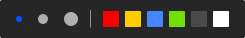
<?xml version="1.0" encoding="UTF-8"?>
<ui version="4.0">
 <class>ColorToolbarWidget</class>
 <widget class="QWidget" name="ColorToolbarWidget">
  <property name="geometry">
   <rect>
    <x>0</x>
    <y>0</y>
    <width>245</width>
    <height>38</height>
   </rect>
  </property>
  <property name="maximumSize">
   <size>
    <width>514</width>
    <height>16777215</height>
   </size>
  </property>
  <property name="windowTitle">
   <string>Form</string>
  </property>
  <property name="styleSheet">
   <string notr="true">QFrame#frame{	
	border-radius: 2px;
	background-color: rgba(0, 0, 0, 214);
}
QPushButton#pushButtonSmall {
    background-color: rgba(176, 176, 176, 1);
    border-radius: 3px;
}
QPushButton#pushButtonSmall:hover {
}
QPushButton#pushButtonSmall:checked {
    background-color:rgba(0, 89, 255, 1);
}

QPushButton#pushButtonMiddle{
    background-color: rgba(176, 176, 176, 1);
    border-radius: 5px;
}
QPushButton#pushButtonMiddle:hover {
}
QPushButton#pushButtonMiddle:checked {
    background-color:rgba(0, 89, 255, 1);
}

QPushButton#pushButtonLarge {
    background-color: rgba(176, 176, 176, 1);
    border-radius: 7px;
}
QPushButton#pushButtonLarge:hover {
}
QPushButton#pushButtonLarge:checked {
    background-color:rgba(0, 89, 255, 1);
}

QPushButton#pushButtonRed {
    background-color: rgba(250, 0, 0, 1);
    border-radius: 1px;
}
QPushButton#pushButtonRed:hover {
    border-image:url(:/image/pc_screenshot_color_hover.png);
}
QPushButton#pushButtonRed:checked {
    border-image:url(:/image/pc_screenshot_color_selected.png);
}

QPushButton#pushButtonBlue {
    background-color: rgba(69, 134, 255, 1);
    border-radius: 1px;
}
QPushButton#pushButtonBlue:hover {
    border-image:url(:/image/pc_screenshot_color_hover.png);
}
QPushButton#pushButtonBlue:checked {
    border-image:url(:/image/pc_screenshot_color_selected.png);
}

QPushButton#pushButtonGreen {
    background-color: rgba(116, 224, 0, 1);
    border-radius: 1px;
}
QPushButton#pushButtonGreen:hover {
    border-image:url(:/image/pc_screenshot_color_hover.png);
}
QPushButton#pushButtonGreen:checked {
    border-image:url(:/image/pc_screenshot_color_selected.png);
}
QPushButton#pushButtonYellow {
    background-color: rgba(255, 204, 0, 1);
    border-radius: 1px;
}
QPushButton#pushButtonYellow:hover {
    border-image:url(:/image/pc_screenshot_color_hover.png);
}
QPushButton#pushButtonYellow:checked {
    border-image:url(:/image/pc_screenshot_color_selected.png);
}
QPushButton#pushButtonGray {
    background-color: rgba(74, 74, 74, 1);
    border-radius: 1px;
}
QPushButton#pushButtonGray:hover {
    border-image:url(:/image/pc_screenshot_color_hover.png);
}
QPushButton#pushButtonGray:checked {
    border-image:url(:/image/pc_screenshot_color_selected.png);
}

QPushButton#pushButtonWhite{
    background-color: rgba(255, 255, 255, 1);
    border-radius: 1px;
}
QPushButton#pushButtonWhite:hover {
    border-image:url(:/image/pc_screenshot_color_hover_white.png);
}
QPushButton#pushButtonWhite:checked {
    border-image:url(:/image/pc_screenshot_color_selected_white.png);
}</string>
  </property>
  <widget class="QFrame" name="frame">
   <property name="geometry">
    <rect>
     <x>0</x>
     <y>0</y>
     <width>245</width>
     <height>38</height>
    </rect>
   </property>
   <property name="frameShape">
    <enum>QFrame::StyledPanel</enum>
   </property>
   <property name="frameShadow">
    <enum>QFrame::Raised</enum>
   </property>
   <widget class="Line" name="line">
    <property name="enabled">
     <bool>false</bool>
    </property>
    <property name="geometry">
     <rect>
      <x>90</x>
      <y>10</y>
      <width>1</width>
      <height>18</height>
     </rect>
    </property>
    <property name="sizePolicy">
     <sizepolicy hsizetype="Fixed" vsizetype="Fixed">
      <horstretch>1</horstretch>
      <verstretch>18</verstretch>
     </sizepolicy>
    </property>
    <property name="maximumSize">
     <size>
      <width>1</width>
      <height>18</height>
     </size>
    </property>
    <property name="styleSheet">
     <string notr="true">background-color: rgba(255, 255, 255, 0.30);</string>
    </property>
    <property name="frameShadow">
     <enum>QFrame::Sunken</enum>
    </property>
    <property name="orientation">
     <enum>Qt::Vertical</enum>
    </property>
   </widget>
   <widget class="QPushButton" name="pushButtonSmall">
    <property name="geometry">
     <rect>
      <x>16</x>
      <y>16</y>
      <width>6</width>
      <height>6</height>
     </rect>
    </property>
    <property name="minimumSize">
     <size>
      <width>6</width>
      <height>6</height>
     </size>
    </property>
    <property name="maximumSize">
     <size>
      <width>6</width>
      <height>6</height>
     </size>
    </property>
    <property name="text">
     <string/>
    </property>
    <property name="checkable">
     <bool>true</bool>
    </property>
    <property name="checked">
     <bool>true</bool>
    </property>
   </widget>
   <widget class="QPushButton" name="pushButtonMiddle">
    <property name="geometry">
     <rect>
      <x>38</x>
      <y>14</y>
      <width>10</width>
      <height>10</height>
     </rect>
    </property>
    <property name="minimumSize">
     <size>
      <width>10</width>
      <height>10</height>
     </size>
    </property>
    <property name="maximumSize">
     <size>
      <width>10</width>
      <height>10</height>
     </size>
    </property>
    <property name="text">
     <string/>
    </property>
    <property name="checkable">
     <bool>true</bool>
    </property>
   </widget>
   <widget class="QPushButton" name="pushButtonLarge">
    <property name="geometry">
     <rect>
      <x>64</x>
      <y>12</y>
      <width>14</width>
      <height>14</height>
     </rect>
    </property>
    <property name="minimumSize">
     <size>
      <width>14</width>
      <height>14</height>
     </size>
    </property>
    <property name="maximumSize">
     <size>
      <width>14</width>
      <height>14</height>
     </size>
    </property>
    <property name="text">
     <string/>
    </property>
    <property name="checkable">
     <bool>true</bool>
    </property>
   </widget>
   <widget class="QPushButton" name="pushButtonBlue">
    <property name="geometry">
     <rect>
      <x>147</x>
      <y>11</y>
      <width>16</width>
      <height>16</height>
     </rect>
    </property>
    <property name="minimumSize">
     <size>
      <width>16</width>
      <height>16</height>
     </size>
    </property>
    <property name="maximumSize">
     <size>
      <width>16</width>
      <height>16</height>
     </size>
    </property>
    <property name="styleSheet">
     <string notr="true"/>
    </property>
    <property name="text">
     <string/>
    </property>
    <property name="iconSize">
     <size>
      <width>16</width>
      <height>16</height>
     </size>
    </property>
    <property name="checkable">
     <bool>true</bool>
    </property>
    <property name="checked">
     <bool>false</bool>
    </property>
   </widget>
   <widget class="QPushButton" name="pushButtonYellow">
    <property name="geometry">
     <rect>
      <x>125</x>
      <y>11</y>
      <width>16</width>
      <height>16</height>
     </rect>
    </property>
    <property name="minimumSize">
     <size>
      <width>16</width>
      <height>16</height>
     </size>
    </property>
    <property name="maximumSize">
     <size>
      <width>16</width>
      <height>16</height>
     </size>
    </property>
    <property name="autoFillBackground">
     <bool>false</bool>
    </property>
    <property name="styleSheet">
     <string notr="true"/>
    </property>
    <property name="text">
     <string/>
    </property>
    <property name="iconSize">
     <size>
      <width>16</width>
      <height>16</height>
     </size>
    </property>
    <property name="checkable">
     <bool>true</bool>
    </property>
   </widget>
   <widget class="QPushButton" name="pushButtonRed">
    <property name="geometry">
     <rect>
      <x>103</x>
      <y>11</y>
      <width>16</width>
      <height>16</height>
     </rect>
    </property>
    <property name="minimumSize">
     <size>
      <width>16</width>
      <height>16</height>
     </size>
    </property>
    <property name="maximumSize">
     <size>
      <width>16</width>
      <height>16</height>
     </size>
    </property>
    <property name="styleSheet">
     <string notr="true"/>
    </property>
    <property name="text">
     <string/>
    </property>
    <property name="iconSize">
     <size>
      <width>16</width>
      <height>16</height>
     </size>
    </property>
    <property name="checkable">
     <bool>true</bool>
    </property>
    <property name="checked">
     <bool>true</bool>
    </property>
   </widget>
   <widget class="QPushButton" name="pushButtonGreen">
    <property name="geometry">
     <rect>
      <x>169</x>
      <y>11</y>
      <width>16</width>
      <height>16</height>
     </rect>
    </property>
    <property name="minimumSize">
     <size>
      <width>16</width>
      <height>16</height>
     </size>
    </property>
    <property name="maximumSize">
     <size>
      <width>16</width>
      <height>16</height>
     </size>
    </property>
    <property name="text">
     <string/>
    </property>
    <property name="iconSize">
     <size>
      <width>16</width>
      <height>16</height>
     </size>
    </property>
    <property name="checkable">
     <bool>true</bool>
    </property>
   </widget>
   <widget class="QPushButton" name="pushButtonGray">
    <property name="geometry">
     <rect>
      <x>191</x>
      <y>11</y>
      <width>16</width>
      <height>16</height>
     </rect>
    </property>
    <property name="minimumSize">
     <size>
      <width>16</width>
      <height>16</height>
     </size>
    </property>
    <property name="maximumSize">
     <size>
      <width>16</width>
      <height>16</height>
     </size>
    </property>
    <property name="text">
     <string/>
    </property>
    <property name="iconSize">
     <size>
      <width>16</width>
      <height>16</height>
     </size>
    </property>
    <property name="checkable">
     <bool>true</bool>
    </property>
   </widget>
   <widget class="QPushButton" name="pushButtonWhite">
    <property name="geometry">
     <rect>
      <x>213</x>
      <y>11</y>
      <width>16</width>
      <height>16</height>
     </rect>
    </property>
    <property name="minimumSize">
     <size>
      <width>16</width>
      <height>16</height>
     </size>
    </property>
    <property name="maximumSize">
     <size>
      <width>16</width>
      <height>16</height>
     </size>
    </property>
    <property name="styleSheet">
     <string notr="true"/>
    </property>
    <property name="text">
     <string/>
    </property>
    <property name="iconSize">
     <size>
      <width>16</width>
      <height>16</height>
     </size>
    </property>
    <property name="checkable">
     <bool>true</bool>
    </property>
   </widget>
  </widget>
 </widget>
 <resources/>
 <connections/>
</ui>
